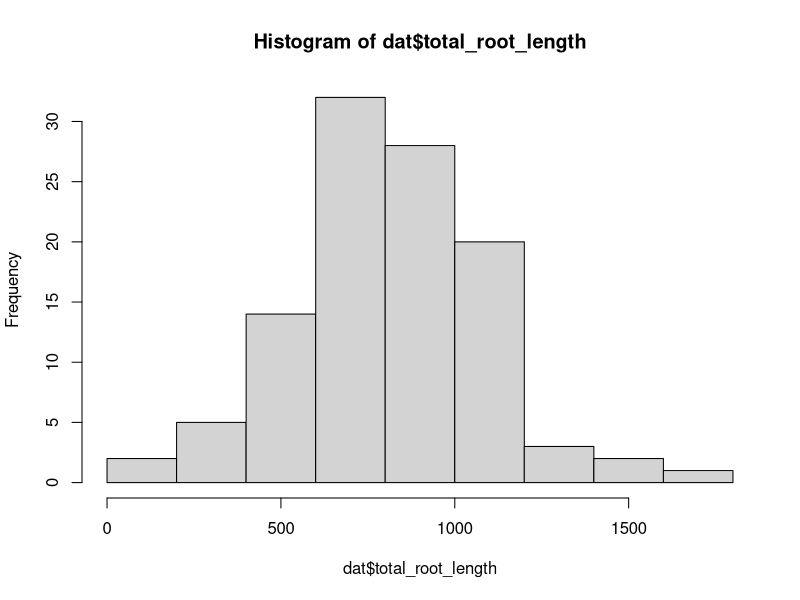
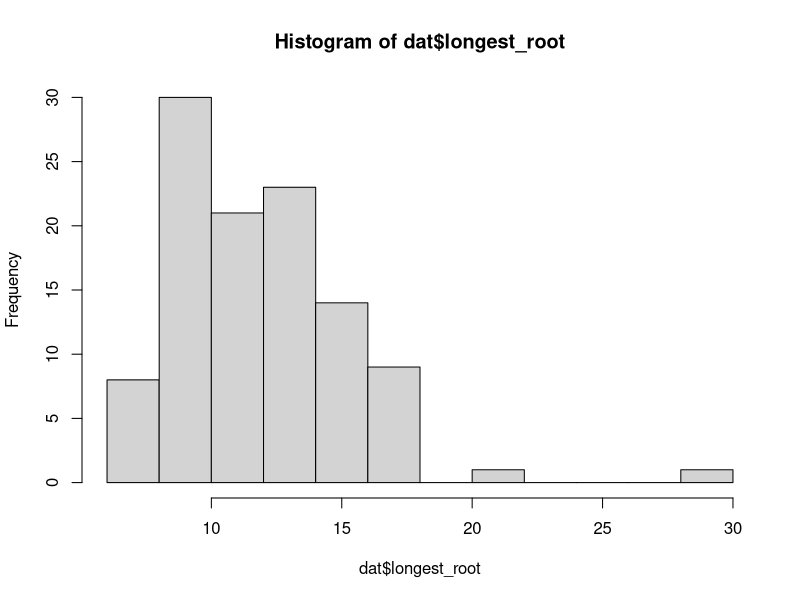
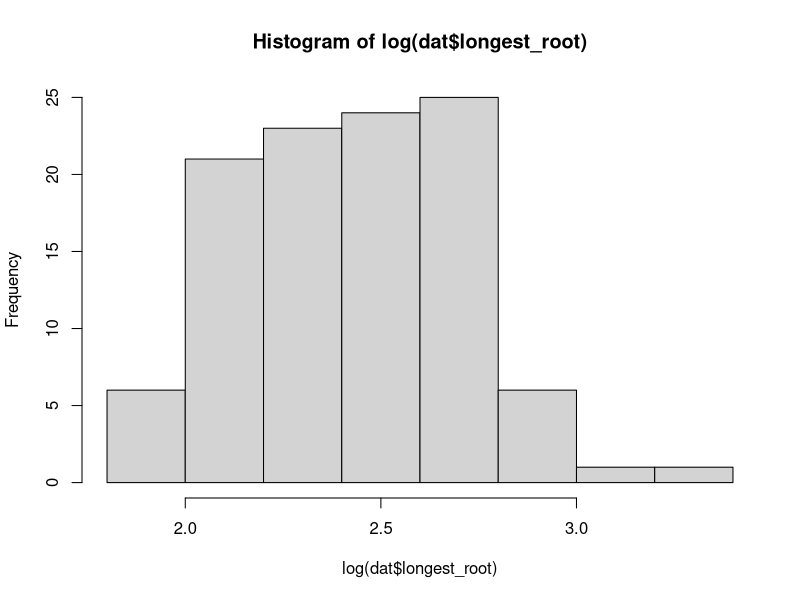
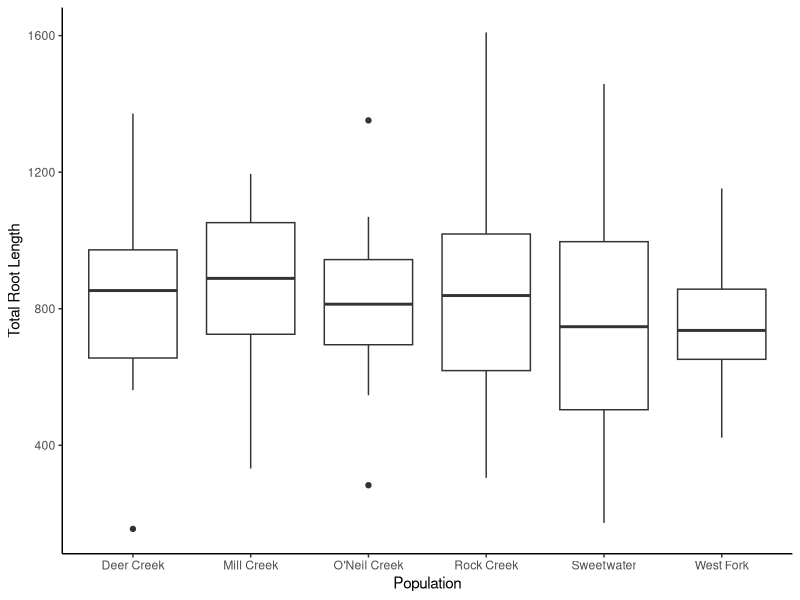

The R script that drew these images, in order: (Note: this script raises an error after producing the figures.)
### Root Study R-Script - Angert Lab
### Directed Studies 

### set working directory
setwd("~/Documents/Root_Study")


### load in packages 
library(tidyverse)
library(ggplot2)

### load in csv 
root_data <- read.csv("RootReader_Data.csv") %>%
  select(plant_id, total_root_length, longest_root, plant_type, rhizome_present)
View(root_data)

metadata <- read.csv("Metadata.csv") %>% 
  select(-X)


### joining CSV's into a master data set
dat <- left_join(root_data, metadata, by = c("plant_id" = "Random.ID"))

View(dat)


### binning collection years into pre-drought (2010, 2011) and peak-drought (2014-16)

dat <- dat%>%
  mutate(pre_peak = ifelse(Year == "2010", "pre", ifelse(Year == "2011", "pre", ifelse(Year == "2014", "peak", ifelse(Year == "2015", "peak", ifelse(Year == "2016", "peak", NA))))))


### making region variable from sites 
dat <- dat%>%
  mutate(Region = ifelse(Site == "S02", "South", ifelse(Site == "S07", "South", ifelse(Site == "S11", "South", ifelse(Site == "S15", "North", ifelse(Site == "S16", "North", ifelse(Site == "S36", "North", NA)))))))

### export simplified file for Biol 300 demo
dat_300 <- dat %>% select(Region, Treatment, total_root_length) %>% filter(is.na(Treatment) == FALSE) %>% filter(is.na(Region)==FALSE)
write_csv(dat_300, "RootData_Biol300.csv")

### Histogram displaying raw data

hist(dat$total_root_length)

hist(dat$longest_root)

hist(log(dat$longest_root))



#### Exploratory graphing ##########################

### Total Root length X population
p1 <- dat %>% filter(is.na(Name) == FALSE) %>% 
  ggplot(aes(x=Name, y=total_root_length)) +
  geom_boxplot() + xlab("Population") + ylab("Total Root Length")

p1 + theme_classic()


### Total Root length X region
p2 <- dat %>% filter(is.na(region) == FALSE) %>% 
  ggplot(aes(x=region, y=total_root_length)) +
  geom_boxplot() + xlab("Region") + ylab("Total Root Length")

p2 + theme_classic()

### Total Root length X Treatment 
p3 <- dat %>% filter(is.na(Treatment) == FALSE) %>% 
  ggplot(aes(x=Treatment, y=total_root_length)) +
  geom_boxplot() + xlab("Treatment") + ylab("Total Root Length")

p3 + theme_classic()

### Does root length differ by year - pre vs peak drought 
p4 <- dat %>% filter(is.na(pre_peak) == FALSE) %>% 
  ggplot(aes(x=pre_peak, y=total_root_length)) +
  geom_boxplot() + xlab("Year of collection") + ylab("Total Root Length")

p4 + theme_classic()


### Do regions differ in evolution across years?
p5 <- dat %>% filter(is.na(pre_peak) == FALSE) %>% 
  ggplot(aes(x=pre_peak, y=total_root_length, color=region)) +
  geom_boxplot() + xlab("Year of collection") + ylab("Total Root Length")

p5 + theme_classic()

### Do regions differ in plasticity across treatments?
p6 <- dat %>% filter(is.na(Treatment) == FALSE) %>% 
  ggplot(aes(x=Treatment, y=total_root_length, color=region)) +
  geom_boxplot() + xlab("Watering treatment") + ylab("Total Root Length")

p6 + theme_classic()

### Do sites differ in plasticity across treatment?
p7 <- dat %>% filter(is.na(Treatment) == FALSE) %>% 
  ggplot(aes(x=Site, y=total_root_length, color=Treatment)) +
  geom_boxplot() + xlab("Site") + ylab("Total Root Length")

p7 + theme_classic()

### Did plasticity evolve?
p8 <- dat %>% filter(is.na(Treatment) == FALSE) %>% 
  ggplot(aes(x=pre_peak, y=total_root_length, color=Treatment)) +
  geom_boxplot() + xlab("Year of collection") + ylab("Total Root Length")

p8 + theme_classic()


#### Analysis of variance
library(lme4)
library(lmerTest)
library(lmtest)

mod.3way <- lmer(total_root_length ~ region*Treatment*pre_peak + (1|Site), data=dat)
summary(mod.3way)
# model gives singularity error - it is overly complex
# try dropping random effect &/or drop interaction terms

# without random effect of site
mod.3way.fixed <- lm(total_root_length ~ region*Treatment*pre_peak, data=dat)
summary(mod.3way.fixed)

# retaining random effect but dropping 3-way interaction term
mod.2ways <- lmer(total_root_length ~ region*Treatment + region*pre_peak + Treatment*pre_peak + (1|Site), data=dat)
summary(mod.2ways)

lrtest(mod.3way, mod.2ways) #  3-way model has significantly higher likelihood --> should retain 3-way interaction

# without random effect of site or 3-way interaction
mod.2way.fixed <- lm(total_root_length ~ region*Treatment + region*pre_peak + Treatment*pre_peak, data=dat)
summary(mod.2way.fixed)
